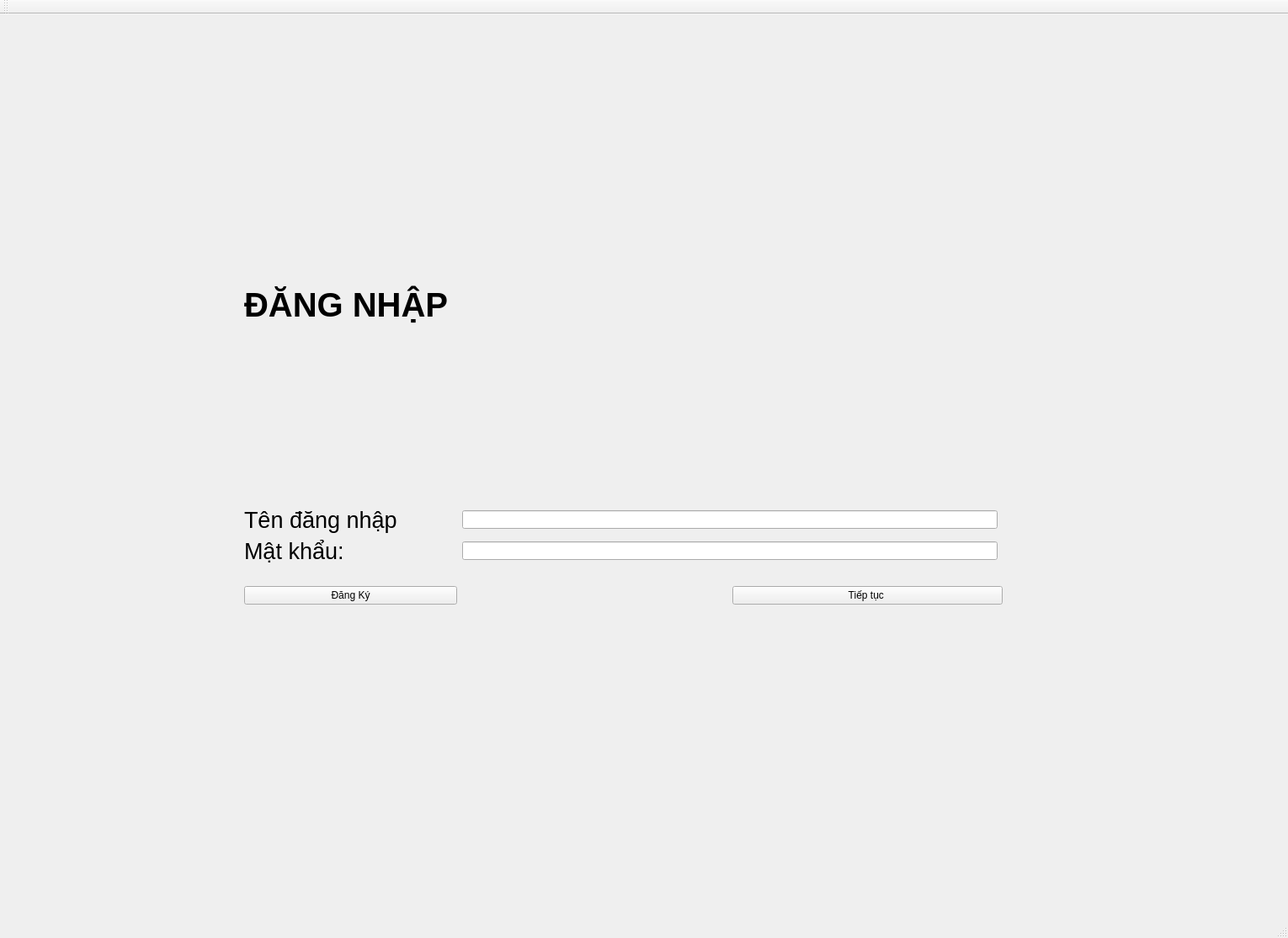
<?xml version="1.0" encoding="UTF-8"?>
<ui version="4.0">
 <class>MainWindow</class>
 <widget class="QMainWindow" name="MainWindow">
  <property name="geometry">
   <rect>
    <x>0</x>
    <y>0</y>
    <width>1530</width>
    <height>1114</height>
   </rect>
  </property>
  <property name="windowTitle">
   <string>MainWindow</string>
  </property>
  <widget class="QWidget" name="centralwidget">
   <widget class="QStackedWidget" name="giaodien">
    <property name="geometry">
     <rect>
      <x>110</x>
      <y>10</y>
      <width>1331</width>
      <height>791</height>
     </rect>
    </property>
    <property name="currentIndex">
     <number>8</number>
    </property>
    <widget class="QWidget" name="page_dang_ky">
     <widget class="QWidget" name="gridLayoutWidget_2">
      <property name="geometry">
       <rect>
        <x>110</x>
        <y>140</y>
        <width>1001</width>
        <height>541</height>
       </rect>
      </property>
      <layout class="QGridLayout" name="gridLayout_2">
       <item row="8" column="0">
        <widget class="QLabel" name="label_21">
         <property name="text">
          <string>PassWord:</string>
         </property>
        </widget>
       </item>
       <item row="8" column="1">
        <widget class="QLineEdit" name="lineEdit_dk_pw">
         <property name="echoMode">
          <enum>QLineEdit::Password</enum>
         </property>
        </widget>
       </item>
       <item row="6" column="0">
        <widget class="QLabel" name="label_18">
         <property name="text">
          <string>Tên đăng nhập:</string>
         </property>
        </widget>
       </item>
       <item row="4" column="0">
        <widget class="QLabel" name="label_16">
         <property name="text">
          <string>Số điện thoại: </string>
         </property>
        </widget>
       </item>
       <item row="10" column="1">
        <layout class="QHBoxLayout" name="horizontalLayout_2">
         <item>
          <widget class="QPushButton" name="pushButton_dk_dang_ki">
           <property name="text">
            <string>Đăng kí</string>
           </property>
          </widget>
         </item>
        </layout>
       </item>
       <item row="1" column="0">
        <widget class="QLabel" name="label_17">
         <property name="text">
          <string>Họ và tên:</string>
         </property>
        </widget>
       </item>
       <item row="0" column="0">
        <widget class="QLabel" name="label_14">
         <property name="text">
          <string>&lt;html&gt;&lt;head/&gt;&lt;body&gt;&lt;p&gt;&lt;br/&gt;&lt;/p&gt;&lt;/body&gt;&lt;/html&gt;</string>
         </property>
        </widget>
       </item>
       <item row="1" column="1">
        <widget class="QLineEdit" name="lineEdit_dk_ho_va_ten"/>
       </item>
       <item row="4" column="1">
        <widget class="QLineEdit" name="lineEdit_dk_sdt"/>
       </item>
       <item row="7" column="1">
        <spacer name="verticalSpacer_6">
         <property name="orientation">
          <enum>Qt::Vertical</enum>
         </property>
         <property name="sizeHint" stdset="0">
          <size>
           <width>20</width>
           <height>40</height>
          </size>
         </property>
        </spacer>
       </item>
       <item row="5" column="1">
        <spacer name="verticalSpacer_5">
         <property name="orientation">
          <enum>Qt::Vertical</enum>
         </property>
         <property name="sizeHint" stdset="0">
          <size>
           <width>20</width>
           <height>40</height>
          </size>
         </property>
        </spacer>
       </item>
       <item row="2" column="1">
        <layout class="QHBoxLayout" name="horizontalLayout"/>
       </item>
       <item row="10" column="0">
        <widget class="QPushButton" name="pushButton_dn">
         <property name="text">
          <string>Đăng Nhập?</string>
         </property>
        </widget>
       </item>
       <item row="9" column="1">
        <spacer name="verticalSpacer">
         <property name="orientation">
          <enum>Qt::Vertical</enum>
         </property>
         <property name="sizeHint" stdset="0">
          <size>
           <width>20</width>
           <height>40</height>
          </size>
         </property>
        </spacer>
       </item>
       <item row="0" column="1">
        <widget class="QLabel" name="label_10">
         <property name="font">
          <font>
           <pointsize>30</pointsize>
           <weight>75</weight>
           <bold>true</bold>
          </font>
         </property>
         <property name="text">
          <string>Đăng ký </string>
         </property>
        </widget>
       </item>
       <item row="6" column="1">
        <widget class="QLineEdit" name="lineEdit_dk_tendn"/>
       </item>
       <item row="3" column="1">
        <spacer name="verticalSpacer_4">
         <property name="orientation">
          <enum>Qt::Vertical</enum>
         </property>
         <property name="sizeHint" stdset="0">
          <size>
           <width>20</width>
           <height>40</height>
          </size>
         </property>
        </spacer>
       </item>
      </layout>
     </widget>
    </widget>
    <widget class="QWidget" name="page_thong_tin_dat_san">
     <widget class="QWidget" name="gridLayoutWidget_10">
      <property name="geometry">
       <rect>
        <x>220</x>
        <y>90</y>
        <width>921</width>
        <height>551</height>
       </rect>
      </property>
      <layout class="QGridLayout" name="gridLayout_13">
       <item row="0" column="2">
        <layout class="QVBoxLayout" name="verticalLayout_17"/>
       </item>
       <item row="5" column="0">
        <layout class="QVBoxLayout" name="verticalLayout_18">
         <item>
          <widget class="QPushButton" name="pushButton_quay_lai_4">
           <property name="text">
            <string>Quay lại </string>
           </property>
          </widget>
         </item>
        </layout>
       </item>
       <item row="2" column="2">
        <widget class="QLabel" name="label_hien_thi_thoi_gian_2">
         <property name="text">
          <string>TextLabel</string>
         </property>
        </widget>
       </item>
       <item row="4" column="2">
        <widget class="QLabel" name="label_hien_thi_tong_tien_2">
         <property name="text">
          <string>TextLabel</string>
         </property>
        </widget>
       </item>
       <item row="3" column="2">
        <widget class="QLabel" name="label_hien_thi_san_2">
         <property name="text">
          <string>TextLabel</string>
         </property>
        </widget>
       </item>
       <item row="4" column="1">
        <widget class="QLabel" name="label_31">
         <property name="font">
          <font>
           <pointsize>14</pointsize>
          </font>
         </property>
         <property name="text">
          <string>Tổng tiền:</string>
         </property>
        </widget>
       </item>
       <item row="2" column="1">
        <widget class="QLabel" name="label_32">
         <property name="font">
          <font>
           <pointsize>14</pointsize>
          </font>
         </property>
         <property name="text">
          <string>Thời gian:</string>
         </property>
        </widget>
       </item>
       <item row="3" column="1">
        <widget class="QLabel" name="label_33">
         <property name="font">
          <font>
           <pointsize>14</pointsize>
          </font>
         </property>
         <property name="text">
          <string>Sân:</string>
         </property>
        </widget>
       </item>
       <item row="1" column="1">
        <widget class="QLabel" name="label_34">
         <property name="font">
          <font>
           <pointsize>30</pointsize>
           <weight>75</weight>
           <bold>true</bold>
          </font>
         </property>
         <property name="text">
          <string>Thông tin đặt sân </string>
         </property>
        </widget>
       </item>
       <item row="5" column="2">
        <widget class="QPushButton" name="pushButton_thanh_toan">
         <property name="font">
          <font>
           <pointsize>12</pointsize>
          </font>
         </property>
         <property name="text">
          <string>Thanh toán </string>
         </property>
        </widget>
       </item>
      </layout>
     </widget>
    </widget>
    <widget class="QWidget" name="page_tong_tien">
     <widget class="QWidget" name="verticalLayoutWidget_5">
      <property name="geometry">
       <rect>
        <x>210</x>
        <y>140</y>
        <width>851</width>
        <height>511</height>
       </rect>
      </property>
      <layout class="QVBoxLayout" name="verticalLayout_19">
       <item>
        <layout class="QVBoxLayout" name="verticalLayout_20">
         <item>
          <widget class="QLabel" name="label_12">
           <property name="font">
            <font>
             <pointsize>30</pointsize>
             <weight>75</weight>
             <bold>true</bold>
            </font>
           </property>
           <property name="text">
            <string>Tổng tiền </string>
           </property>
          </widget>
         </item>
        </layout>
       </item>
       <item>
        <widget class="QLabel" name="label_tong_tien">
         <property name="font">
          <font>
           <pointsize>14</pointsize>
          </font>
         </property>
         <property name="text">
          <string>                                                       TextLabel</string>
         </property>
        </widget>
       </item>
       <item>
        <layout class="QGridLayout" name="gridLayout_19">
         <item row="0" column="0">
          <spacer name="horizontalSpacer_4">
           <property name="orientation">
            <enum>Qt::Horizontal</enum>
           </property>
           <property name="sizeHint" stdset="0">
            <size>
             <width>40</width>
             <height>20</height>
            </size>
           </property>
          </spacer>
         </item>
         <item row="0" column="1">
          <widget class="QPushButton" name="pushButton_thoat">
           <property name="text">
            <string>Thoát </string>
           </property>
          </widget>
         </item>
        </layout>
       </item>
      </layout>
     </widget>
    </widget>
    <widget class="QWidget" name="page_dat_san_nhanh">
     <widget class="QWidget" name="gridLayoutWidget_11">
      <property name="geometry">
       <rect>
        <x>210</x>
        <y>120</y>
        <width>981</width>
        <height>641</height>
       </rect>
      </property>
      <layout class="QGridLayout" name="gridLayout_14">
       <item row="1" column="1">
        <widget class="QLineEdit" name="lineEdit_nhap_ho_va_ten"/>
       </item>
       <item row="2" column="1">
        <widget class="QLineEdit" name="lineEdit_nhap_sdt"/>
       </item>
       <item row="2" column="0">
        <widget class="QLabel" name="label_6">
         <property name="font">
          <font>
           <pointsize>20</pointsize>
          </font>
         </property>
         <property name="text">
          <string>Số điện thoại </string>
         </property>
        </widget>
       </item>
       <item row="4" column="0">
        <layout class="QGridLayout" name="gridLayout_15">
         <item row="0" column="0">
          <widget class="QPushButton" name="pushButton_quay_lai_2">
           <property name="text">
            <string>Quay lại </string>
           </property>
          </widget>
         </item>
        </layout>
       </item>
       <item row="1" column="0">
        <widget class="QLabel" name="label_5">
         <property name="font">
          <font>
           <pointsize>20</pointsize>
          </font>
         </property>
         <property name="text">
          <string>Họ tên </string>
         </property>
        </widget>
       </item>
       <item row="3" column="1">
        <spacer name="horizontalSpacer_2">
         <property name="orientation">
          <enum>Qt::Horizontal</enum>
         </property>
         <property name="sizeHint" stdset="0">
          <size>
           <width>40</width>
           <height>20</height>
          </size>
         </property>
        </spacer>
       </item>
       <item row="0" column="1">
        <widget class="QLabel" name="label_7">
         <property name="font">
          <font>
           <pointsize>30</pointsize>
           <weight>75</weight>
           <bold>true</bold>
          </font>
         </property>
         <property name="text">
          <string>Đặt sân nhanh </string>
         </property>
        </widget>
       </item>
       <item row="4" column="2">
        <widget class="QPushButton" name="pushButton_tiep_tuc">
         <property name="text">
          <string>Tiếp tục</string>
         </property>
        </widget>
       </item>
      </layout>
     </widget>
    </widget>
    <widget class="QWidget" name="page_san">
     <widget class="QWidget" name="gridLayoutWidget">
      <property name="geometry">
       <rect>
        <x>30</x>
        <y>30</y>
        <width>1241</width>
        <height>741</height>
       </rect>
      </property>
      <layout class="QGridLayout" name="gridLayout">
       <item row="2" column="0">
        <widget class="QPushButton" name="pushButton_san9">
         <property name="text">
          <string>Sân 9 </string>
         </property>
        </widget>
       </item>
       <item row="0" column="1">
        <widget class="QPushButton" name="pushButton_san2">
         <property name="text">
          <string>Sân 2</string>
         </property>
        </widget>
       </item>
       <item row="1" column="3">
        <widget class="QPushButton" name="pushButton_san8">
         <property name="text">
          <string>Sân 8 </string>
         </property>
        </widget>
       </item>
       <item row="0" column="0">
        <widget class="QPushButton" name="pushButton_san1">
         <property name="text">
          <string>Sân 1</string>
         </property>
        </widget>
       </item>
       <item row="0" column="2">
        <widget class="QPushButton" name="pushButton_san3">
         <property name="text">
          <string>Sân 3 </string>
         </property>
        </widget>
       </item>
       <item row="0" column="3">
        <widget class="QPushButton" name="pushButton_san4">
         <property name="text">
          <string>Sân 4</string>
         </property>
        </widget>
       </item>
       <item row="1" column="0">
        <widget class="QPushButton" name="pushButton_san5">
         <property name="text">
          <string>Sân 5</string>
         </property>
        </widget>
       </item>
       <item row="1" column="1">
        <widget class="QPushButton" name="pushButton_san6">
         <property name="text">
          <string>Sân 6</string>
         </property>
        </widget>
       </item>
       <item row="1" column="2">
        <widget class="QPushButton" name="pushButton_san7">
         <property name="text">
          <string>Sân 7</string>
         </property>
        </widget>
       </item>
       <item row="2" column="1">
        <widget class="QPushButton" name="pushButton_san10">
         <property name="text">
          <string>Sân 10 </string>
         </property>
        </widget>
       </item>
       <item row="2" column="2">
        <widget class="QPushButton" name="pushButton_san11">
         <property name="text">
          <string>Sân 11</string>
         </property>
        </widget>
       </item>
       <item row="2" column="3">
        <widget class="QPushButton" name="pushButton_san12">
         <property name="text">
          <string>Sân 12</string>
         </property>
        </widget>
       </item>
      </layout>
     </widget>
    </widget>
    <widget class="QWidget" name="page_5">
     <widget class="QWidget" name="gridLayoutWidget_3">
      <property name="geometry">
       <rect>
        <x>80</x>
        <y>120</y>
        <width>1171</width>
        <height>581</height>
       </rect>
      </property>
      <layout class="QGridLayout" name="gridLayout_5">
       <item row="4" column="1">
        <layout class="QVBoxLayout" name="verticalLayout_2"/>
       </item>
       <item row="2" column="0">
        <layout class="QGridLayout" name="gridLayout_6"/>
       </item>
       <item row="1" column="1">
        <widget class="QLabel" name="label_8">
         <property name="font">
          <font>
           <pointsize>30</pointsize>
           <weight>75</weight>
           <italic>false</italic>
           <bold>true</bold>
           <underline>false</underline>
           <strikeout>false</strikeout>
          </font>
         </property>
         <property name="mouseTracking">
          <bool>false</bool>
         </property>
         <property name="tabletTracking">
          <bool>false</bool>
         </property>
         <property name="text">
          <string>     Tổng tiền </string>
         </property>
        </widget>
       </item>
       <item row="2" column="1">
        <widget class="QLabel" name="label_tong_tien_2">
         <property name="font">
          <font>
           <pointsize>20</pointsize>
          </font>
         </property>
         <property name="text">
          <string>            TextLabel</string>
         </property>
        </widget>
       </item>
       <item row="2" column="2">
        <layout class="QGridLayout" name="gridLayout_7"/>
       </item>
       <item row="4" column="2">
        <widget class="QPushButton" name="pushButton_tiep_tuc_2">
         <property name="text">
          <string>Tiếp tục </string>
         </property>
        </widget>
       </item>
      </layout>
     </widget>
    </widget>
    <widget class="QWidget" name="page_lich_su_dat_san">
     <widget class="QWidget" name="gridLayoutWidget_6">
      <property name="geometry">
       <rect>
        <x>180</x>
        <y>130</y>
        <width>921</width>
        <height>551</height>
       </rect>
      </property>
      <layout class="QGridLayout" name="gridLayout_8">
       <item row="0" column="2">
        <layout class="QVBoxLayout" name="verticalLayout_6"/>
       </item>
       <item row="5" column="0">
        <layout class="QVBoxLayout" name="verticalLayout_8"/>
       </item>
       <item row="2" column="2">
        <widget class="QLabel" name="label_hien_thi_thoi_gian">
         <property name="text">
          <string>TextLabel</string>
         </property>
        </widget>
       </item>
       <item row="4" column="2">
        <widget class="QLabel" name="label_hien_thi_tong_tien">
         <property name="text">
          <string>TextLabel</string>
         </property>
        </widget>
       </item>
       <item row="3" column="2">
        <widget class="QLabel" name="label_hien_thi_san">
         <property name="text">
          <string>TextLabel</string>
         </property>
        </widget>
       </item>
       <item row="4" column="1">
        <widget class="QLabel" name="label_23">
         <property name="font">
          <font>
           <pointsize>14</pointsize>
          </font>
         </property>
         <property name="text">
          <string>Tổng tiền:</string>
         </property>
        </widget>
       </item>
       <item row="2" column="1">
        <widget class="QLabel" name="label_24">
         <property name="font">
          <font>
           <pointsize>14</pointsize>
          </font>
         </property>
         <property name="text">
          <string>Thời gian:</string>
         </property>
        </widget>
       </item>
       <item row="3" column="1">
        <widget class="QLabel" name="label_22">
         <property name="font">
          <font>
           <pointsize>14</pointsize>
          </font>
         </property>
         <property name="text">
          <string>Sân:</string>
         </property>
        </widget>
       </item>
       <item row="1" column="1">
        <widget class="QLabel" name="label_20">
         <property name="font">
          <font>
           <pointsize>30</pointsize>
           <weight>75</weight>
           <bold>true</bold>
          </font>
         </property>
         <property name="text">
          <string>Lịch sử đặt sân </string>
         </property>
        </widget>
       </item>
       <item row="5" column="2">
        <widget class="QPushButton" name="pushButton_huy_dat_san">
         <property name="font">
          <font>
           <pointsize>12</pointsize>
          </font>
         </property>
         <property name="text">
          <string>Hủy đặt sân </string>
         </property>
        </widget>
       </item>
      </layout>
     </widget>
    </widget>
    <widget class="QWidget" name="page_ban_da_la_thanh_vien">
     <widget class="QWidget" name="gridLayoutWidget_7">
      <property name="geometry">
       <rect>
        <x>140</x>
        <y>120</y>
        <width>1057</width>
        <height>531</height>
       </rect>
      </property>
      <layout class="QGridLayout" name="gridLayout_9">
       <item row="3" column="3">
        <layout class="QHBoxLayout" name="horizontalLayout_7"/>
       </item>
       <item row="5" column="0">
        <widget class="QPushButton" name="pushButton_quay_lai">
         <property name="text">
          <string>Quay lại </string>
         </property>
        </widget>
       </item>
       <item row="0" column="3">
        <widget class="QLabel" name="label_4">
         <property name="font">
          <font>
           <pointsize>17</pointsize>
           <weight>75</weight>
           <bold>true</bold>
          </font>
         </property>
         <property name="text">
          <string>Bạn đã là thành viên chưa ?</string>
         </property>
        </widget>
       </item>
       <item row="2" column="3">
        <spacer name="verticalSpacer_8">
         <property name="orientation">
          <enum>Qt::Vertical</enum>
         </property>
         <property name="sizeHint" stdset="0">
          <size>
           <width>20</width>
           <height>40</height>
          </size>
         </property>
        </spacer>
       </item>
       <item row="4" column="3">
        <spacer name="verticalSpacer_9">
         <property name="orientation">
          <enum>Qt::Vertical</enum>
         </property>
         <property name="sizeHint" stdset="0">
          <size>
           <width>20</width>
           <height>40</height>
          </size>
         </property>
        </spacer>
       </item>
       <item row="3" column="0" colspan="2">
        <widget class="QPushButton" name="pushButton_da_la_thanh_vien">
         <property name="font">
          <font>
           <pointsize>12</pointsize>
          </font>
         </property>
         <property name="text">
          <string>Đã là thành viên </string>
         </property>
        </widget>
       </item>
       <item row="3" column="4" colspan="2">
        <widget class="QPushButton" name="pushButton_chua_co_tai_khoan">
         <property name="font">
          <font>
           <pointsize>12</pointsize>
          </font>
         </property>
         <property name="text">
          <string>Chưa có tài khoản  </string>
         </property>
        </widget>
       </item>
      </layout>
     </widget>
    </widget>
    <widget class="QWidget" name="page_3">
     <widget class="QWidget" name="gridLayoutWidget_8">
      <property name="geometry">
       <rect>
        <x>180</x>
        <y>100</y>
        <width>901</width>
        <height>591</height>
       </rect>
      </property>
      <layout class="QGridLayout" name="gridLayout_11">
       <item row="4" column="0">
        <layout class="QGridLayout" name="gridLayout_12">
         <item row="0" column="0">
          <widget class="QPushButton" name="pushButton_back_dk">
           <property name="text">
            <string>Đăng Ký</string>
           </property>
          </widget>
         </item>
        </layout>
       </item>
       <item row="1" column="0">
        <widget class="QLabel" name="label_2">
         <property name="font">
          <font>
           <pointsize>20</pointsize>
          </font>
         </property>
         <property name="text">
          <string>Tên đăng nhập</string>
         </property>
        </widget>
       </item>
       <item row="2" column="0">
        <widget class="QLabel" name="label_3">
         <property name="font">
          <font>
           <pointsize>20</pointsize>
          </font>
         </property>
         <property name="text">
          <string>Mật khẩu: </string>
         </property>
        </widget>
       </item>
       <item row="0" column="0">
        <widget class="QLabel" name="label">
         <property name="font">
          <font>
           <pointsize>30</pointsize>
           <weight>75</weight>
           <bold>true</bold>
          </font>
         </property>
         <property name="text">
          <string>ĐĂNG NHẬP </string>
         </property>
        </widget>
       </item>
       <item row="1" column="1" colspan="2">
        <widget class="QLineEdit" name="lineEdit_dang_nhap"/>
       </item>
       <item row="2" column="1" colspan="2">
        <widget class="QLineEdit" name="lineEdit_nhap_mk"/>
       </item>
       <item row="3" column="1">
        <spacer name="horizontalSpacer">
         <property name="orientation">
          <enum>Qt::Horizontal</enum>
         </property>
         <property name="sizeHint" stdset="0">
          <size>
           <width>40</width>
           <height>20</height>
          </size>
         </property>
        </spacer>
       </item>
       <item row="3" column="2">
        <spacer name="horizontalSpacer_3">
         <property name="orientation">
          <enum>Qt::Horizontal</enum>
         </property>
         <property name="sizeHint" stdset="0">
          <size>
           <width>40</width>
           <height>20</height>
          </size>
         </property>
        </spacer>
       </item>
       <item row="4" column="2" colspan="2">
        <widget class="QPushButton" name="pushButton_tiep_tuc_3">
         <property name="text">
          <string>Tiếp tục </string>
         </property>
        </widget>
       </item>
      </layout>
     </widget>
    </widget>
   </widget>
  </widget>
  <widget class="QMenuBar" name="menubar">
   <property name="geometry">
    <rect>
     <x>0</x>
     <y>0</y>
     <width>1530</width>
     <height>26</height>
    </rect>
   </property>
  </widget>
  <widget class="QStatusBar" name="statusbar"/>
  <widget class="QToolBar" name="toolBar">
   <property name="windowTitle">
    <string>toolBar</string>
   </property>
   <attribute name="toolBarArea">
    <enum>TopToolBarArea</enum>
   </attribute>
   <attribute name="toolBarBreak">
    <bool>false</bool>
   </attribute>
  </widget>
 </widget>
 <resources/>
 <connections/>
</ui>
